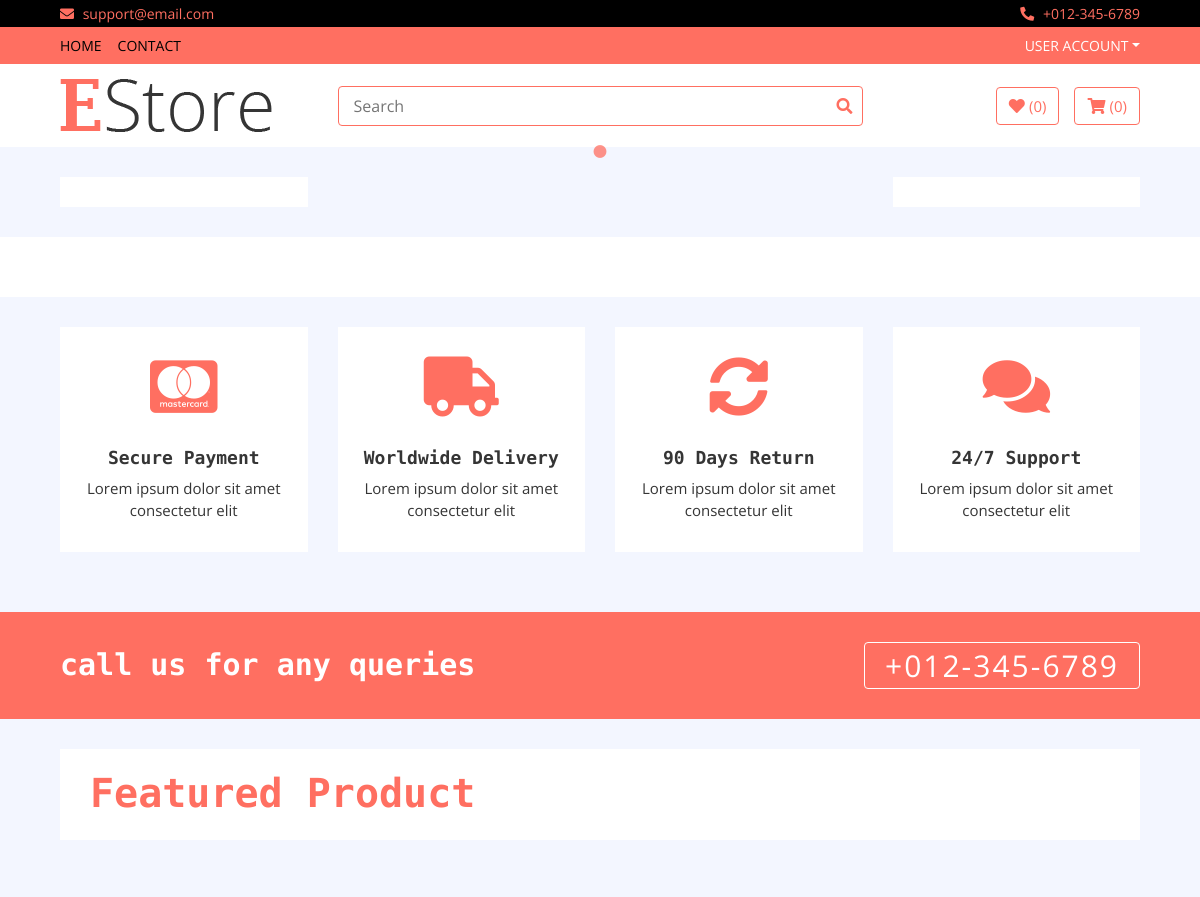
The app's page / (upper part), older data.
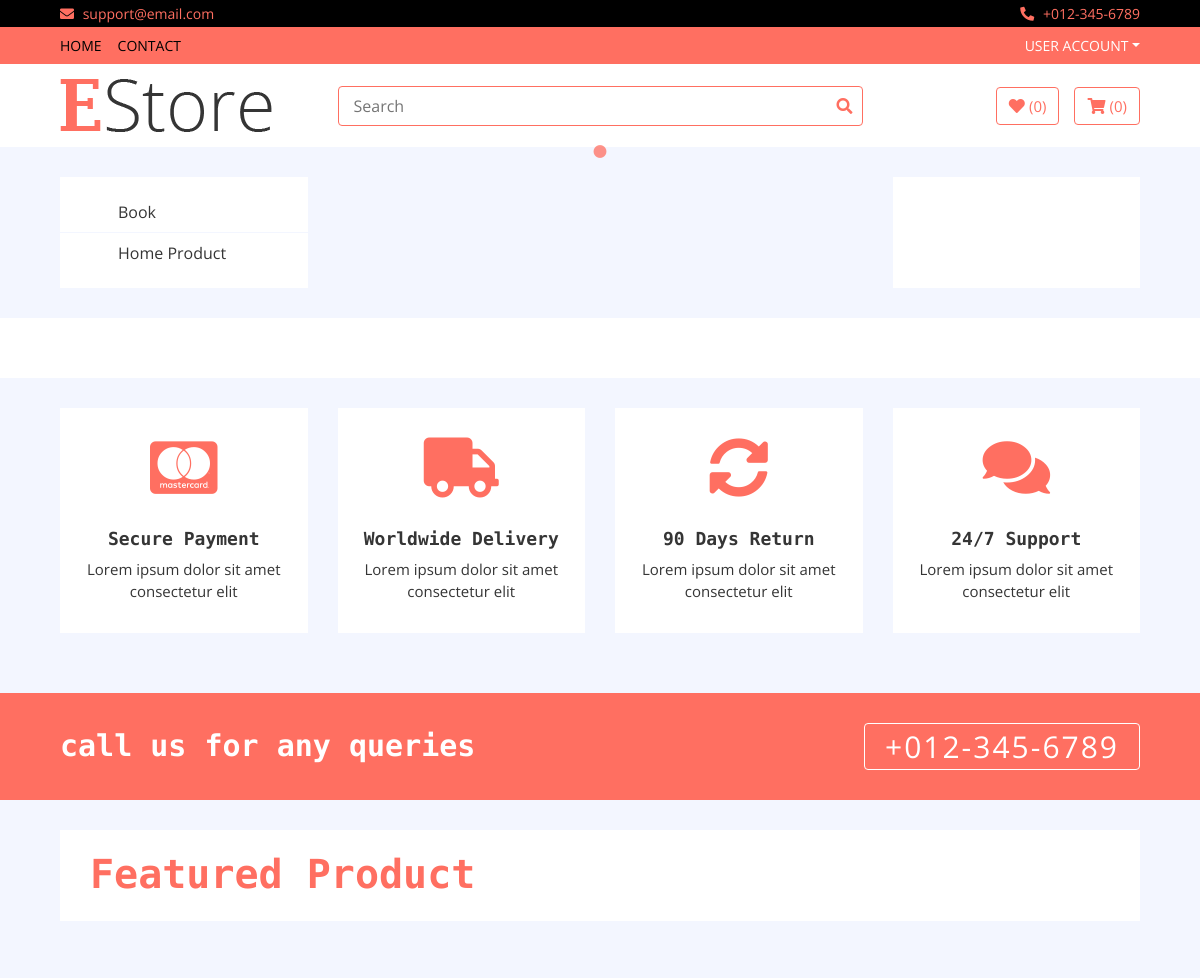
The same page, newer data.
### home/models.py (models this page shows, shortened)
class Categorie(models.Model):
    name = models.CharField(max_length=200)
    slug = models.CharField(max_length=200, unique=True)
    image = models.ImageField(upload_to="media")
    def get_category_url(self):
        return reverse("home:category", kwargs={'slug': self.slug})

### home/views.py (the view)
# urls.py: path('', HomeVIew.as_view(), name='home'),
class HomeVIew(BaseView):
    def get(self, request):
        self.views['categories'] = Categorie.objects.all()
        self.views['brands'] = Brand.objects.all()
        self.views['sliders'] = Slider.objects.all()
        self.views['ads1'] = Ad.objects.filter(rank=1)
        self.views['ads2'] = Ad.objects.filter(rank=2)
        self.views['ads3'] = Ad.objects.filter(rank=3)
        self.views['ads4'] = Ad.objects.filter(rank=4)
        self.views['ads5'] = Ad.objects.filter(rank=5)
        self.views['ads6'] = Ad.objects.filter(rank=6)
        self.views['ads7'] = Ad.objects.filter(rank=7)
        self.views['ads8'] = Ad.objects.filter(rank=8)
        self.views['items'] = Item.objects.all()
        self.views['new_items'] = Item.objects.filter(label='new')
        self.views['hot_items'] = Item.objects.filter(label='hot')
        self.views['sale_items'] = Item.objects.filter(label='sale')
        return render(request, 'index.html', self.views)

### templates/index.html (shortened to what this page needs)
{% extends 'base.html' %}
{% load static %}
{% block content %}
        <div class="header">
            <div class="container-fluid">
                <div class="row">
                    <div class="col-md-3">
                        <nav class="navbar bg-light">
                            <ul class="navbar-nav">
                                {% for cat in categories %}
                                <li class="nav-item">
                                    <a class="nav-link" href="{{cat.get_category_url}}"><i class="fa fa-{{cat.categories}}"></i>{{cat.name}}</a>
                                </li>
                                {% endfor %}
                            </ul>
                        </nav>
                    </div>
                    <div class="col-md-6">
                    </div>
                    <div class="col-md-3">
                        <div class="header-img">
                        </div>
                    </div>
                </div>
            </div>
        </div>
        <div class="brand">
        </div>
        <div class="feature">
            <div class="container-fluid">
                <div class="row align-items-center">
                    <div class="col-lg-3 col-md-6 feature-col">
                        <div class="feature-content">
                            <i class="fab fa-cc-mastercard"></i>
                            <h2>Secure Payment</h2>
                            <p>
                                Lorem ipsum dolor sit amet consectetur elit
                            </p>
                        </div>
                    </div>
                    <div class="col-lg-3 col-md-6 feature-col">
                        <div class="feature-content">
                            <i class="fa fa-truck"></i>
                            <h2>Worldwide Delivery</h2>
                            <p>
                                Lorem ipsum dolor sit amet consectetur elit
                            </p>
                        </div>
                    </div>
                    <div class="col-lg-3 col-md-6 feature-col">
                        <div class="feature-content">
                            <i class="fa fa-sync-alt"></i>
                            <h2>90 Days Return</h2>
                            <p>
                                Lorem ipsum dolor sit amet consectetur elit
                            </p>
                        </div>
                    </div>
                    <div class="col-lg-3 col-md-6 feature-col">
                        <div class="feature-content">
                            <i class="fa fa-comments"></i>
                            <h2>24/7 Support</h2>
                            <p>
                                Lorem ipsum dolor sit amet consectetur elit
                            </p>
                        </div>
                    </div>
                </div>
            </div>
        </div>
        <div class="call-to-action">
            <div class="container-fluid">
                <div class="row align-items-center">
                    <div class="col-md-6">
                        <h1>call us for any queries</h1>
                    </div>
                    <div class="col-md-6">
                        <a href="tel:0123456789">+012-345-6789</a>
                    </div>
                </div>
            </div>
        </div>
        <div class="featured-product product">
            <div class="container-fluid">
                <div class="section-header">
                    <h1>Featured Product</h1>
                </div>
            </div>
        </div>
{% endblock %}

Row changes from the older to the newer data that the page shows:
added Categorie: name "Book"
added Categorie: name "Home Product"
